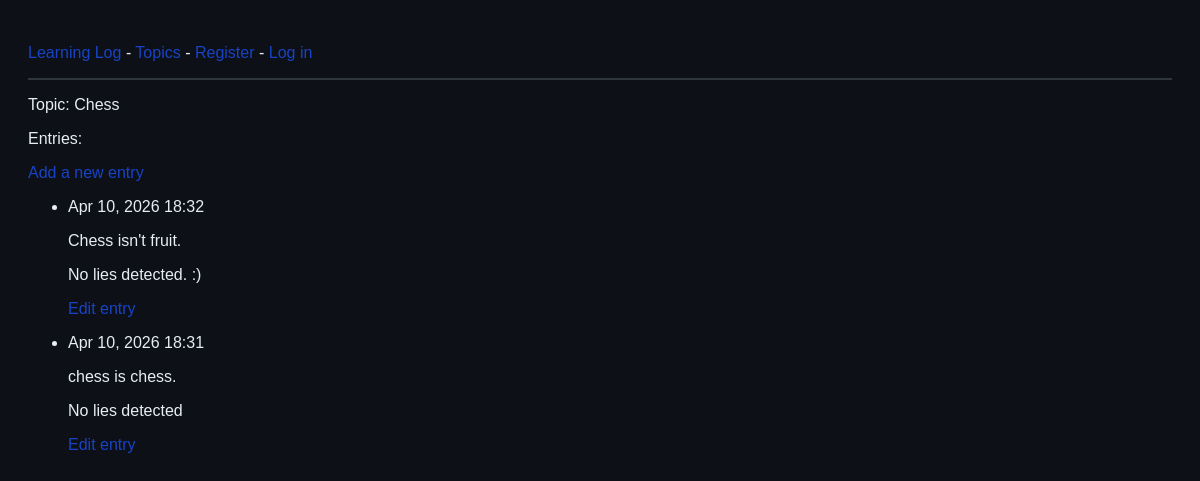
The app's page /topics/1/, older data.
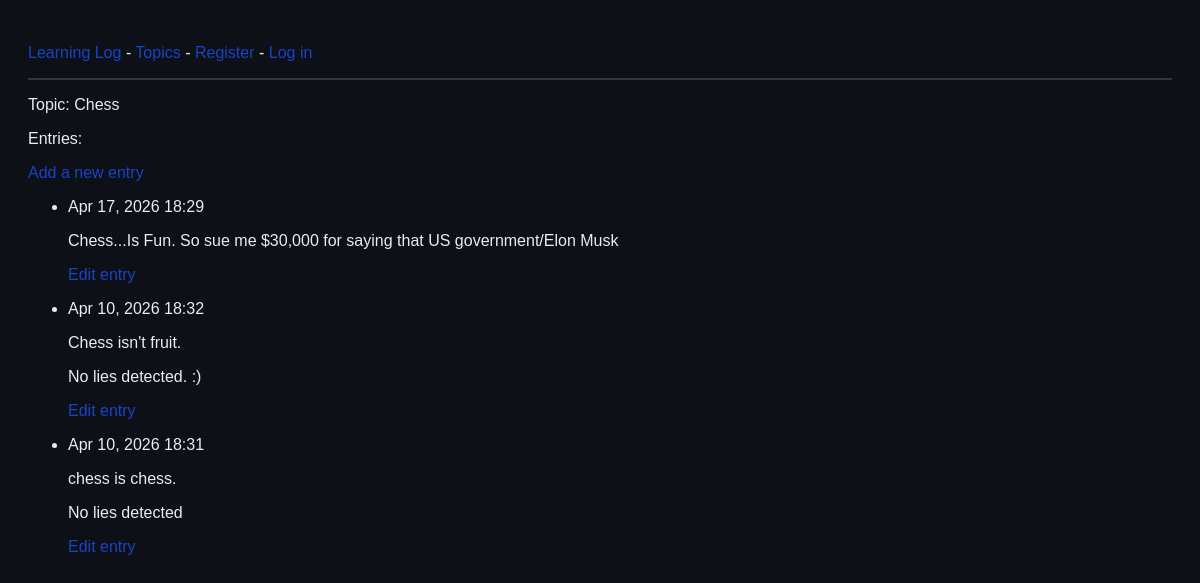
The same page, newer data.
### learning_logs/models.py (models this page shows, shortened)
class Entry(models.Model):
    topic = models.ForeignKey(Topic, on_delete=models.CASCADE)
    text = models.TextField()
    date_added = models.DateTimeField(auto_now_add=True)
    class Meta:
        verbose_name_plural = 'entries'

### learning_logs/views.py (the view)
# urls.py: path('topics/<int:topic_id>/', views.topic, name='topic'),
def topic (request, topic_id):
    topic = Topic.objects.get(id=topic_id)
    entries = topic.entry_set.order_by('-date_added')
    context = {'topic': topic, 'entries': entries}
    return render(request, 'learning_logs/topic.html', context)

### learning_logs/templates/learning_logs/topic.html
{% extends 'learning_logs/base.html' %}
{% block content %}
  <p>Topic: {{ topic.text }}</p>
  <p>Entries:</p>
  <p>
    <a href="{% url 'learning_logs:new_entry' topic.id %}">Add a new entry</a>
  </p>
  <ul>
    {% for entry in entries %}
      <li>
        <p>{{entry.date_added|date:'M d, Y H:i' }}</p>
        <p>{{ entry.text|linebreaks }}</p>
        <p>
          <a href="{% url 'learning_logs:edit_entry' entry.id %}">
            Edit entry</a></p>
      </li>
    {% empty %}
      <li>There are no entries for this topic yet.</li>
    {% endfor %}
  </ul>
{% endblock content %}

Row changes from the older to the newer data that the page shows:
added Entry: date_added "Apr 17, 2026 18:29", text "Chess...Is Fun. So sue me $30,000 for saying that US government/Elon Musk"
